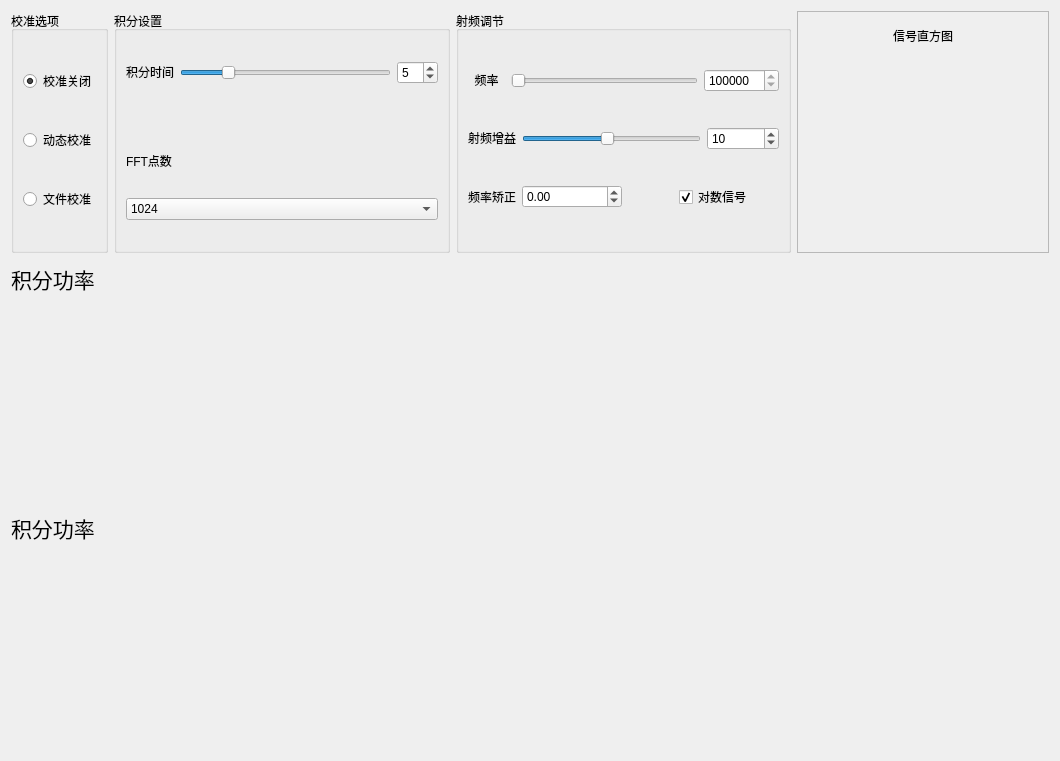
<?xml version="1.0" encoding="UTF-8"?>
<ui version="4.0">
 <class>spectrum_page</class>
 <widget class="QWidget" name="spectrum_page">
  <property name="geometry">
   <rect>
    <x>0</x>
    <y>0</y>
    <width>1060</width>
    <height>761</height>
   </rect>
  </property>
  <property name="windowTitle">
   <string>东南大学 SARA 射电望远镜</string>
  </property>
  <property name="windowIcon">
   <iconset>
    <normaloff>:/image/logo.jpg</normaloff>:/image/logo.jpg</iconset>
  </property>
  <property name="autoFillBackground">
   <bool>false</bool>
  </property>
  <property name="styleSheet">
   <string notr="true"/>
  </property>
  <property name="locale">
   <locale language="Chinese" country="China"/>
  </property>
  <layout class="QVBoxLayout" name="verticalLayout_5">
   <item>
    <layout class="QHBoxLayout" name="horizontalLayout_5" stretch="1,4,4,3">
     <item>
      <layout class="QVBoxLayout" name="verticalLayout_3">
       <item>
        <widget class="QGroupBox" name="groupbox_cali">
         <property name="title">
          <string>校准选项</string>
         </property>
         <layout class="QVBoxLayout" name="verticalLayout_2">
          <item>
           <widget class="QRadioButton" name="radio_calioff">
            <property name="text">
             <string>校准关闭</string>
            </property>
            <property name="checked">
             <bool>true</bool>
            </property>
           </widget>
          </item>
          <item>
           <widget class="QRadioButton" name="radio_dynamiccali">
            <property name="text">
             <string>动态校准</string>
            </property>
           </widget>
          </item>
          <item>
           <widget class="QRadioButton" name="radio_staticcali">
            <property name="text">
             <string>文件校准</string>
            </property>
           </widget>
          </item>
         </layout>
        </widget>
       </item>
      </layout>
     </item>
     <item>
      <layout class="QVBoxLayout" name="verticalLayout_9">
       <item>
        <widget class="QGroupBox" name="group_integrationmode">
         <property name="title">
          <string>积分设置</string>
         </property>
         <layout class="QVBoxLayout" name="verticalLayout_8" stretch="0,0,0,0">
          <item>
           <layout class="QHBoxLayout" name="horizontalLayout">
            <item>
             <widget class="QLabel" name="label_integrationtime">
              <property name="text">
               <string>&lt;html&gt;&lt;head/&gt;&lt;body&gt;&lt;p align=&quot;center&quot;&gt;积分时间&lt;/p&gt;&lt;/body&gt;&lt;/html&gt;</string>
              </property>
             </widget>
            </item>
            <item>
             <widget class="QSlider" name="slider_integration">
              <property name="minimum">
               <number>1</number>
              </property>
              <property name="maximum">
               <number>20</number>
              </property>
              <property name="sliderPosition">
               <number>5</number>
              </property>
              <property name="orientation">
               <enum>Qt::Horizontal</enum>
              </property>
             </widget>
            </item>
            <item>
             <widget class="QSpinBox" name="spinbox_integration">
              <property name="minimum">
               <number>1</number>
              </property>
              <property name="maximum">
               <number>20</number>
              </property>
              <property name="value">
               <number>5</number>
              </property>
             </widget>
            </item>
           </layout>
          </item>
          <item>
           <spacer name="verticalSpacer">
            <property name="orientation">
             <enum>Qt::Vertical</enum>
            </property>
            <property name="sizeType">
             <enum>QSizePolicy::Fixed</enum>
            </property>
            <property name="sizeHint" stdset="0">
             <size>
              <width>20</width>
              <height>40</height>
             </size>
            </property>
           </spacer>
          </item>
          <item>
           <widget class="QLabel" name="label_4">
            <property name="maximumSize">
             <size>
              <width>16777215</width>
              <height>20</height>
             </size>
            </property>
            <property name="text">
             <string>FFT点数</string>
            </property>
           </widget>
          </item>
          <item>
           <widget class="QComboBox" name="combo_fftlength">
            <item>
             <property name="text">
              <string>1024</string>
             </property>
            </item>
            <item>
             <property name="text">
              <string>2048</string>
             </property>
            </item>
            <item>
             <property name="text">
              <string>4096</string>
             </property>
            </item>
            <item>
             <property name="text">
              <string>8192</string>
             </property>
            </item>
           </widget>
          </item>
         </layout>
        </widget>
       </item>
      </layout>
     </item>
     <item>
      <widget class="QGroupBox" name="group_rfset">
       <property name="title">
        <string>射频调节</string>
       </property>
       <layout class="QVBoxLayout" name="verticalLayout">
        <item>
         <layout class="QHBoxLayout" name="horizontalLayout_2" stretch="1,5,2">
          <item>
           <widget class="QLabel" name="label_freq">
            <property name="enabled">
             <bool>true</bool>
            </property>
            <property name="text">
             <string>&lt;html&gt;&lt;head/&gt;&lt;body&gt;&lt;p align=&quot;center&quot;&gt;频率&lt;/p&gt;&lt;/body&gt;&lt;/html&gt;</string>
            </property>
           </widget>
          </item>
          <item>
           <widget class="QSlider" name="slider_freq">
            <property name="minimum">
             <number>1410000000</number>
            </property>
            <property name="maximum">
             <number>1450000000</number>
            </property>
            <property name="singleStep">
             <number>100</number>
            </property>
            <property name="pageStep">
             <number>100</number>
            </property>
            <property name="value">
             <number>1420400000</number>
            </property>
            <property name="orientation">
             <enum>Qt::Horizontal</enum>
            </property>
           </widget>
          </item>
          <item>
           <widget class="QSpinBox" name="spinbox_freq">
            <property name="minimum">
             <number>1410000000</number>
            </property>
            <property name="maximum">
             <number>1450000000</number>
            </property>
            <property name="singleStep">
             <number>100</number>
            </property>
            <property name="stepType">
             <enum>QAbstractSpinBox::DefaultStepType</enum>
            </property>
            <property name="value">
             <number>1420400000</number>
            </property>
           </widget>
          </item>
         </layout>
        </item>
        <item>
         <layout class="QHBoxLayout" name="horizontalLayout_3" stretch="1,5,2">
          <item>
           <widget class="QLabel" name="label_gain">
            <property name="enabled">
             <bool>true</bool>
            </property>
            <property name="text">
             <string>&lt;html&gt;&lt;head/&gt;&lt;body&gt;&lt;p align=&quot;center&quot;&gt;射频增益&lt;/p&gt;&lt;/body&gt;&lt;/html&gt;</string>
            </property>
           </widget>
          </item>
          <item>
           <widget class="QSlider" name="slider_gain">
            <property name="minimum">
             <number>0</number>
            </property>
            <property name="maximum">
             <number>21</number>
            </property>
            <property name="singleStep">
             <number>1</number>
            </property>
            <property name="pageStep">
             <number>1</number>
            </property>
            <property name="value">
             <number>10</number>
            </property>
            <property name="orientation">
             <enum>Qt::Horizontal</enum>
            </property>
           </widget>
          </item>
          <item>
           <widget class="QSpinBox" name="spinbox_gain">
            <property name="minimum">
             <number>0</number>
            </property>
            <property name="maximum">
             <number>21</number>
            </property>
            <property name="singleStep">
             <number>1</number>
            </property>
            <property name="stepType">
             <enum>QAbstractSpinBox::DefaultStepType</enum>
            </property>
            <property name="value">
             <number>10</number>
            </property>
           </widget>
          </item>
         </layout>
        </item>
        <item>
         <layout class="QHBoxLayout" name="horizontalLayout_4" stretch="0,2,1,2">
          <item>
           <widget class="QLabel" name="label_frecorr">
            <property name="enabled">
             <bool>true</bool>
            </property>
            <property name="text">
             <string>&lt;html&gt;&lt;head/&gt;&lt;body&gt;&lt;p align=&quot;center&quot;&gt;频率矫正&lt;/p&gt;&lt;/body&gt;&lt;/html&gt;</string>
            </property>
           </widget>
          </item>
          <item>
           <widget class="QDoubleSpinBox" name="spinbox_freqcorr">
            <property name="minimum">
             <double>-10.000000000000000</double>
            </property>
           </widget>
          </item>
          <item>
           <spacer name="horizontalSpacer">
            <property name="orientation">
             <enum>Qt::Horizontal</enum>
            </property>
            <property name="sizeHint" stdset="0">
             <size>
              <width>40</width>
              <height>20</height>
             </size>
            </property>
           </spacer>
          </item>
          <item>
           <widget class="QCheckBox" name="checkbox_enabledb">
            <property name="sizePolicy">
             <sizepolicy hsizetype="Expanding" vsizetype="Fixed">
              <horstretch>0</horstretch>
              <verstretch>0</verstretch>
             </sizepolicy>
            </property>
            <property name="text">
             <string>对数信号</string>
            </property>
            <property name="checked">
             <bool>true</bool>
            </property>
           </widget>
          </item>
         </layout>
        </item>
       </layout>
      </widget>
     </item>
     <item>
      <widget class="QFrame" name="frame_3">
       <property name="frameShape">
        <enum>QFrame::StyledPanel</enum>
       </property>
       <property name="frameShadow">
        <enum>QFrame::Raised</enum>
       </property>
       <layout class="QVBoxLayout" name="verticalLayout_15">
        <item>
         <widget class="QLabel" name="label_3">
          <property name="maximumSize">
           <size>
            <width>16777215</width>
            <height>30</height>
           </size>
          </property>
          <property name="frameShape">
           <enum>QFrame::NoFrame</enum>
          </property>
          <property name="text">
           <string>&lt;html&gt;&lt;head/&gt;&lt;body&gt;&lt;p align=&quot;center&quot;&gt;信号直方图&lt;/p&gt;&lt;/body&gt;&lt;/html&gt;</string>
          </property>
         </widget>
        </item>
        <item>
         <widget class="QWidget" name="widget_histogram" native="true">
          <layout class="QVBoxLayout" name="verticalLayout_4"/>
         </widget>
        </item>
       </layout>
      </widget>
     </item>
    </layout>
   </item>
   <item>
    <widget class="QFrame" name="frame_2">
     <property name="frameShape">
      <enum>QFrame::NoFrame</enum>
     </property>
     <property name="frameShadow">
      <enum>QFrame::Raised</enum>
     </property>
     <layout class="QVBoxLayout" name="verticalLayout_14">
      <property name="spacing">
       <number>0</number>
      </property>
      <property name="leftMargin">
       <number>0</number>
      </property>
      <property name="topMargin">
       <number>0</number>
      </property>
      <property name="rightMargin">
       <number>0</number>
      </property>
      <property name="bottomMargin">
       <number>0</number>
      </property>
      <item>
       <widget class="QLabel" name="label_2">
        <property name="maximumSize">
         <size>
          <width>16777215</width>
          <height>40</height>
         </size>
        </property>
        <property name="text">
         <string>&lt;html&gt;&lt;head/&gt;&lt;body&gt;&lt;p&gt;&lt;span style=&quot; font-size:16pt;&quot;&gt;积分功率&lt;/span&gt;&lt;/p&gt;&lt;/body&gt;&lt;/html&gt;</string>
        </property>
        <property name="textFormat">
         <enum>Qt::RichText</enum>
        </property>
       </widget>
      </item>
      <item>
       <widget class="QWidget" name="widget_integration" native="true">
        <layout class="QVBoxLayout" name="verticalLayout_12">
         <property name="leftMargin">
          <number>0</number>
         </property>
         <property name="topMargin">
          <number>0</number>
         </property>
         <property name="rightMargin">
          <number>0</number>
         </property>
        </layout>
       </widget>
      </item>
     </layout>
    </widget>
   </item>
   <item>
    <widget class="QFrame" name="frame">
     <property name="frameShape">
      <enum>QFrame::NoFrame</enum>
     </property>
     <property name="frameShadow">
      <enum>QFrame::Raised</enum>
     </property>
     <layout class="QVBoxLayout" name="verticalLayout_13">
      <property name="spacing">
       <number>0</number>
      </property>
      <property name="leftMargin">
       <number>0</number>
      </property>
      <property name="topMargin">
       <number>0</number>
      </property>
      <property name="rightMargin">
       <number>0</number>
      </property>
      <property name="bottomMargin">
       <number>0</number>
      </property>
      <item>
       <widget class="QLabel" name="label">
        <property name="maximumSize">
         <size>
          <width>16777215</width>
          <height>40</height>
         </size>
        </property>
        <property name="text">
         <string>&lt;html&gt;&lt;head/&gt;&lt;body&gt;&lt;p&gt;&lt;span style=&quot; font-size:16pt;&quot;&gt;积分功率&lt;/span&gt;&lt;/p&gt;&lt;/body&gt;&lt;/html&gt;</string>
        </property>
        <property name="textFormat">
         <enum>Qt::RichText</enum>
        </property>
       </widget>
      </item>
      <item>
       <widget class="QWidget" name="widget_waterfall" native="true">
        <layout class="QVBoxLayout" name="verticalLayout_10">
         <property name="spacing">
          <number>0</number>
         </property>
         <property name="leftMargin">
          <number>0</number>
         </property>
         <property name="topMargin">
          <number>0</number>
         </property>
         <property name="rightMargin">
          <number>9</number>
         </property>
         <property name="bottomMargin">
          <number>0</number>
         </property>
        </layout>
       </widget>
      </item>
     </layout>
    </widget>
   </item>
  </layout>
 </widget>
 <resources>
  <include location="resource.qrc"/>
 </resources>
 <connections>
  <connection>
   <sender>spinbox_gain</sender>
   <signal>valueChanged(int)</signal>
   <receiver>slider_gain</receiver>
   <slot>setValue(int)</slot>
   <hints>
    <hint type="sourcelabel">
     <x>1025</x>
     <y>166</y>
    </hint>
    <hint type="destinationlabel">
     <x>942</x>
     <y>161</y>
    </hint>
   </hints>
  </connection>
  <connection>
   <sender>spinbox_freq</sender>
   <signal>valueChanged(int)</signal>
   <receiver>slider_freq</receiver>
   <slot>setValue(int)</slot>
   <hints>
    <hint type="sourcelabel">
     <x>1025</x>
     <y>114</y>
    </hint>
    <hint type="destinationlabel">
     <x>923</x>
     <y>109</y>
    </hint>
   </hints>
  </connection>
  <connection>
   <sender>slider_freq</sender>
   <signal>valueChanged(int)</signal>
   <receiver>spinbox_freq</receiver>
   <slot>setValue(int)</slot>
   <hints>
    <hint type="sourcelabel">
     <x>923</x>
     <y>109</y>
    </hint>
    <hint type="destinationlabel">
     <x>1025</x>
     <y>114</y>
    </hint>
   </hints>
  </connection>
  <connection>
   <sender>slider_gain</sender>
   <signal>valueChanged(int)</signal>
   <receiver>spinbox_gain</receiver>
   <slot>setValue(int)</slot>
   <hints>
    <hint type="sourcelabel">
     <x>942</x>
     <y>161</y>
    </hint>
    <hint type="destinationlabel">
     <x>1025</x>
     <y>166</y>
    </hint>
   </hints>
  </connection>
  <connection>
   <sender>spinbox_integration</sender>
   <signal>valueChanged(int)</signal>
   <receiver>slider_integration</receiver>
   <slot>setValue(int)</slot>
   <hints>
    <hint type="sourcelabel">
     <x>644</x>
     <y>118</y>
    </hint>
    <hint type="destinationlabel">
     <x>503</x>
     <y>126</y>
    </hint>
   </hints>
  </connection>
  <connection>
   <sender>slider_integration</sender>
   <signal>valueChanged(int)</signal>
   <receiver>spinbox_integration</receiver>
   <slot>setValue(int)</slot>
   <hints>
    <hint type="sourcelabel">
     <x>586</x>
     <y>127</y>
    </hint>
    <hint type="destinationlabel">
     <x>635</x>
     <y>126</y>
    </hint>
   </hints>
  </connection>
 </connections>
</ui>
